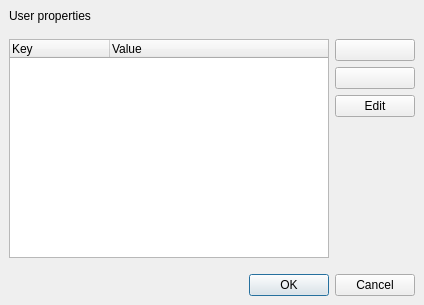
<ui version="4.0" >
 <class>UserPropertiesForm</class>
 <widget class="QDialog" name="UserPropertiesForm" >
  <property name="geometry" >
   <rect>
    <x>0</x>
    <y>0</y>
    <width>424</width>
    <height>305</height>
   </rect>
  </property>
  <property name="windowTitle" >
   <string>User Properties</string>
  </property>
  <layout class="QGridLayout" >
   <property name="margin" >
    <number>9</number>
   </property>
   <property name="spacing" >
    <number>0</number>
   </property>
   <item row="1" column="0" colspan="2" >
    <spacer>
     <property name="orientation" >
      <enum>Qt::Vertical</enum>
     </property>
     <property name="sizeType" >
      <enum>QSizePolicy::Fixed</enum>
     </property>
     <property name="sizeHint" >
      <size>
       <width>332</width>
       <height>16</height>
      </size>
     </property>
    </spacer>
   </item>
   <item row="0" column="0" colspan="2" >
    <widget class="QLabel" name="title_lbl" >
     <property name="text" >
      <string>User properties</string>
     </property>
    </widget>
   </item>
   <item row="4" column="0" colspan="2" >
    <widget class="QDialogButtonBox" name="buttonBox" >
     <property name="orientation" >
      <enum>Qt::Horizontal</enum>
     </property>
     <property name="standardButtons" >
      <set>QDialogButtonBox::Cancel|QDialogButtonBox::NoButton|QDialogButtonBox::Ok</set>
     </property>
    </widget>
   </item>
   <item row="2" column="0" >
    <widget class="QTreeWidget" name="prop_list" >
     <property name="rootIsDecorated" >
      <bool>false</bool>
     </property>
     <property name="allColumnsShowFocus" >
      <bool>true</bool>
     </property>
     <column>
      <property name="text" >
       <string>Key</string>
      </property>
     </column>
     <column>
      <property name="text" >
       <string>Value</string>
      </property>
     </column>
    </widget>
   </item>
   <item row="2" column="1" >
    <widget class="QFrame" name="edit_frame" >
     <property name="frameShape" >
      <enum>QFrame::NoFrame</enum>
     </property>
     <property name="frameShadow" >
      <enum>QFrame::Raised</enum>
     </property>
     <layout class="QGridLayout" >
      <property name="margin" >
       <number>0</number>
      </property>
      <property name="spacing" >
       <number>6</number>
      </property>
      <item row="3" column="2" >
       <spacer>
        <property name="orientation" >
         <enum>Qt::Vertical</enum>
        </property>
        <property name="sizeHint" >
         <size>
          <width>61</width>
          <height>114</height>
         </size>
        </property>
       </spacer>
      </item>
      <item rowspan="4" row="0" column="0" >
       <spacer>
        <property name="orientation" >
         <enum>Qt::Horizontal</enum>
        </property>
        <property name="sizeType" >
         <enum>QSizePolicy::Fixed</enum>
        </property>
        <property name="sizeHint" >
         <size>
          <width>6</width>
          <height>201</height>
         </size>
        </property>
       </spacer>
      </item>
      <item row="2" column="1" colspan="2" >
       <widget class="QPushButton" name="edit_pb" >
        <property name="text" >
         <string>Edit</string>
        </property>
       </widget>
      </item>
      <item row="0" column="1" colspan="2" >
       <widget class="QPushButton" name="add_pb" >
        <property name="text" >
         <string/>
        </property>
        <property name="icon" >
         <iconset resource="layResources.qrc" >:/add.png</iconset>
        </property>
       </widget>
      </item>
      <item row="1" column="1" colspan="2" >
       <widget class="QPushButton" name="remove_pb" >
        <property name="text" >
         <string/>
        </property>
        <property name="icon" >
         <iconset resource="layResources.qrc" >:/del.png</iconset>
        </property>
       </widget>
      </item>
     </layout>
    </widget>
   </item>
   <item row="3" column="0" colspan="2" >
    <spacer>
     <property name="orientation" >
      <enum>Qt::Vertical</enum>
     </property>
     <property name="sizeType" >
      <enum>QSizePolicy::Fixed</enum>
     </property>
     <property name="sizeHint" >
      <size>
       <width>332</width>
       <height>16</height>
      </size>
     </property>
    </spacer>
   </item>
  </layout>
 </widget>
 <layoutdefault spacing="6" margin="11" />
 <tabstops>
  <tabstop>prop_list</tabstop>
  <tabstop>add_pb</tabstop>
  <tabstop>remove_pb</tabstop>
  <tabstop>edit_pb</tabstop>
  <tabstop>buttonBox</tabstop>
 </tabstops>
 <resources>
  <include location="layResources.qrc" />
 </resources>
 <connections>
  <connection>
   <sender>buttonBox</sender>
   <signal>accepted()</signal>
   <receiver>UserPropertiesForm</receiver>
   <slot>accept()</slot>
   <hints>
    <hint type="sourcelabel" >
     <x>211</x>
     <y>282</y>
    </hint>
    <hint type="destinationlabel" >
     <x>211</x>
     <y>152</y>
    </hint>
   </hints>
  </connection>
  <connection>
   <sender>buttonBox</sender>
   <signal>rejected()</signal>
   <receiver>UserPropertiesForm</receiver>
   <slot>reject()</slot>
   <hints>
    <hint type="sourcelabel" >
     <x>211</x>
     <y>282</y>
    </hint>
    <hint type="destinationlabel" >
     <x>211</x>
     <y>152</y>
    </hint>
   </hints>
  </connection>
 </connections>
</ui>
